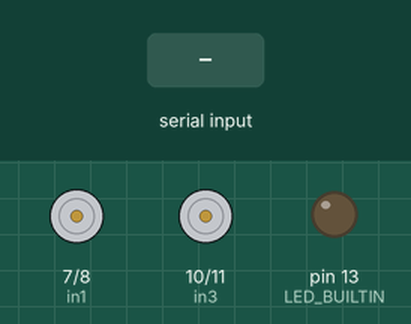
This sketch was run on a simulated Arduino Uno, built with avr-gcc and run on an emulated ATmega328P. Shown: motor-driver pin pairs drawn as motors (green arrow = first pin HIGH = forward, orange = second pin HIGH = backward, longer = more drive, scaled by the enable pin), output pins drawn as LEDs (lit = HIGH). The inputs (shaded band) are chosen by the test bench.

Above: at 1.2 s.
1.3 s: "F" received over the second serial link
At 2.5 s:
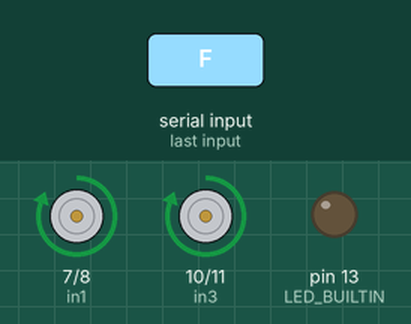
2.8 s: "B" received over the second serial link
At 3.6 s:
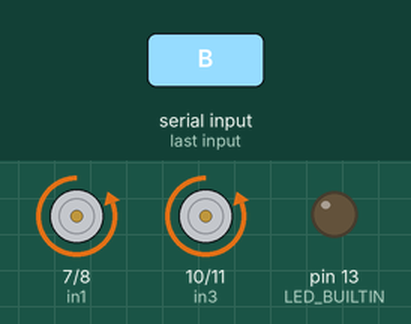
4.3 s: "L" received over the second serial link
At 4.8 s:
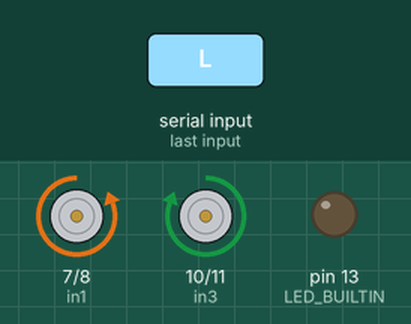
5.8 s: "R" received over the second serial link
At 7.0 s:
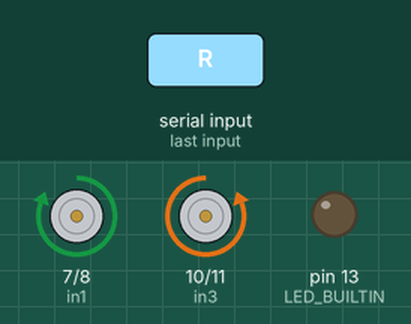
7.3 s: "S" received over the second serial link
At 8.3 s:
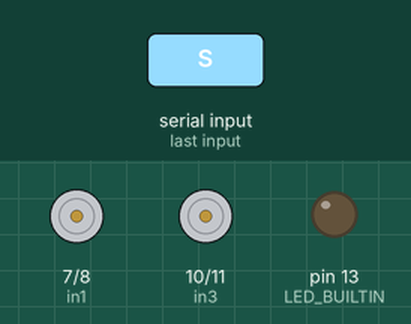
8.8 s: "I" received over the second serial link
At 9.4 s:
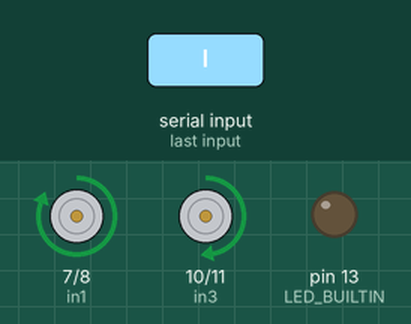
Timing chart, 0 to 11.3 s (numbered marks = the images above; inputs shaded):
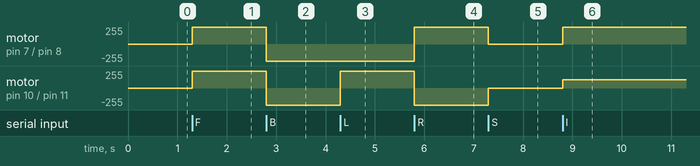

Measured:
- after the input at 1.3 s, motor on pin 7 (in1) / pin 8 (in2), motor on pin 10 (in3) / pin 11 (in4): stopped → forward 255/255 at once
- after the input at 2.8 s, motor on pin 7 (in1) / pin 8 (in2), motor on pin 10 (in3) / pin 11 (in4): forward 255/255 → backward 255/255 at once
- after the input at 4.3 s, motor on pin 10 (in3) / pin 11 (in4): backward 255/255 → forward 255/255 at once
- after the input at 5.8 s, motor on pin 7 (in1) / pin 8 (in2): backward 255/255 → forward 255/255 at once; motor on pin 10 (in3) / pin 11 (in4): forward 255/255 → backward 255/255 at once
- after the input at 7.3 s, motor on pin 7 (in1) / pin 8 (in2): forward 255/255 → stopped at once; motor on pin 10 (in3) / pin 11 (in4): backward 255/255 → stopped at once
- after the input at 8.8 s, motor on pin 7 (in1) / pin 8 (in2): stopped → forward 255/255 at once; motor on pin 10 (in3) / pin 11 (in4): stopped → forward 127/255 at once

The sketch:

BT_Kit_STEM_Carduino_2.ino
```cpp
#include<stdio.h>
#include<SoftwareSerial.h>
// BTSerial (Rx, Tx); Based on the Aduno board
SoftwareSerial bt(2, 3);

//left wheel
int pwm1 = 6;
int in1 = 7;
int in2 = 8;

//right wheel
int pwm2 = 9;
int in3 = 10;
int in4 = 11;

char data = 'S';
char prevdata = 'A';
int manmode(char data);
int vel = 255;


void setup() {
  //left wheel
  pinMode(pwm1, OUTPUT); //PWM-Pin
  pinMode(in1, OUTPUT); //IN1-Pin
  pinMode(in2, OUTPUT); //IN2-Pin
  //right wheel
  pinMode(pwm2, OUTPUT); //PWM-Pin
  pinMode(in3, OUTPUT); //IN1-Pin
  pinMode(in4, OUTPUT); //IN2-Pin
  //bluetooth
  bt.begin(9600);
  pinMode(LED_BUILTIN, OUTPUT);
}

void loop()
{
  char data;
  data = bt.read();
  manmode(data);
}

int manmode(char data)
{
  switch (data)
  {
    case 'F': front(); break;
    case 'B': rear(); break;
    case 'L': left(); break;
    case 'R': right(); break;
    case 'S' : brake(); break;
    case 'I' : rightfwd(); break;
    case 'J' : rightback(); break;
    case 'G' : leftfwd(); break;
    case 'H' : leftback(); break;
  }
}

void rightfwd()
{
  nav(vel, vel/2);

  return ;
}
void rightback()
{
  rev(vel, vel/2);
  return ;
}
void leftfwd()
{
  nav(vel/2, vel);
  return ;
}
void leftback()
{
  rev(vel/2, vel);
  return ;
}
void right()
{

  kanan();
  return ;
}
void left()
{
  kiri();
  return ;
}
void front()
{
  nav(vel, vel);
  return;
}
void rear()
{
  rev(vel, vel);
  return;
}
void brake()
{
  //nav(0, 0);
  brake(0, 0);
  return;
}

void nav(int spd, int spd2)
{
  analogWrite(pwm1, spd);
  digitalWrite(in1, HIGH);
  digitalWrite(in2, LOW);
  analogWrite(pwm2, spd2);
  digitalWrite(in3, HIGH);
  digitalWrite(in4, LOW);
}

void kanan()
{
  analogWrite(pwm1, vel);
  digitalWrite(in1, HIGH);
  digitalWrite(in2, LOW);
  analogWrite(pwm2, vel);
  digitalWrite(in3, LOW);
  digitalWrite(in4, HIGH);
}

void kiri()
{
  analogWrite(pwm1, vel);
  digitalWrite(in1, LOW);
  digitalWrite(in2, HIGH);
  analogWrite(pwm2, vel);
  digitalWrite(in3, HIGH);
  digitalWrite(in4, LOW);
}

void rev(int spd, int spd2)
{
  analogWrite(pwm1, spd);
  digitalWrite(in1, LOW);
  digitalWrite(in2, HIGH);
  analogWrite(pwm2, spd2);
  digitalWrite(in3, LOW);
  digitalWrite(in4, HIGH);
}


void brake(int spd, int spd2)
{
  analogWrite(pwm1, spd2);
  digitalWrite(in1, HIGH);
  digitalWrite(in2, HIGH);
  analogWrite(pwm2, spd);
  digitalWrite(in3, LOW);
  digitalWrite(in4, LOW);
}
```
